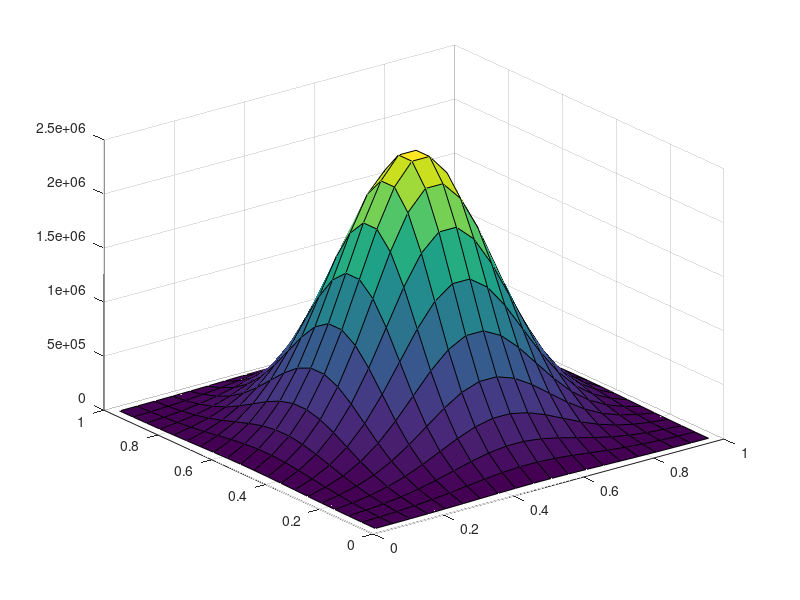

This chart was generated by the following MATLAB code:
clear all
m = 20;
n = 20;
Lx = 1;
Ly = 1;
dx = Lx/m;
dy = Ly/n;
tf = 2;
nt = 100;
dt = tf/nt;

x = linspace(0,Lx,m+1);
y = linspace(0,Ly,n+1);

xm = linspace(dx/2,Lx-dx/2,m);
ym = linspace(dy/2,Ly-dy/2,n);

[X,Y] = meshgrid(xm,ym);

S1 = @(x,y) exp(-((x-0.5)^2+(y-0.5)^2)/0.2^2);
S1a = arrayfun(S1,X,Y);
S1a = reshape (S1a,m*n,1);

In = sparse(eye(n));
Im = sparse(eye(m));
e = ones(m,1);
Tx = spdiags([e 2*e e],[-1 0 1],m,m);
Tx(1,1) = -1;
Tx(m,m) = -1;
Txf = full(Tx);

e = ones(n,1);
Ty = spdiags([e 2*e e],[-1 0 1],n,n);
Ty(1,1) = -1;
Ty(n,n) = -1;
Tyf = full(Ty);

A = -dt*(kron(In',Tx) + kron(Ty',Im)) + kron(In',Im);
[L,U,P] = lu(A);

Q = zeros(n*m,nt);
b = zeros(n*m,1);

for t = 2:nt
    b = Q(:,t-1) + dt*S1a;
    Q(:,t) = U\(L\(P*b));
end

Qr = reshape(Q(:,nt),m,n);
surf(X,Y,Qr);






